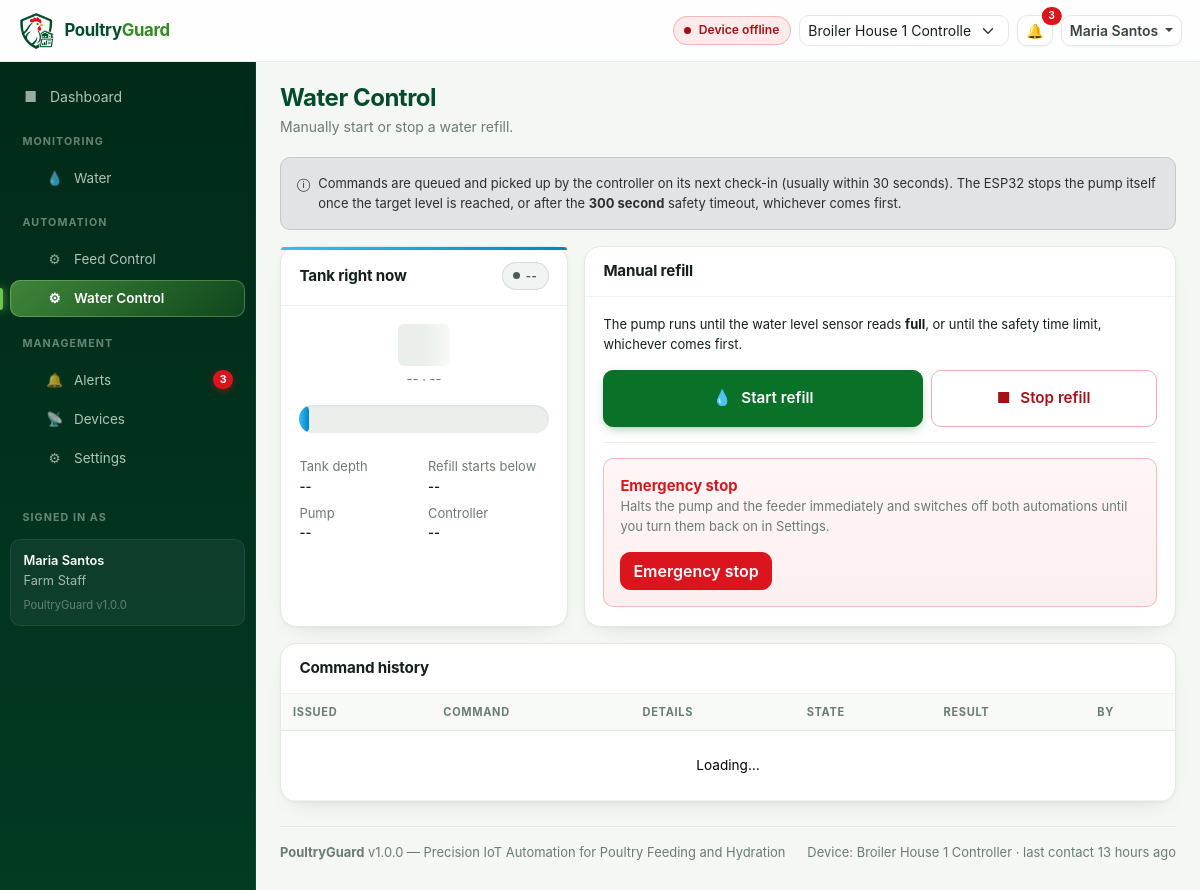
Page /automation/water.php (signed in) on the earlier database version.
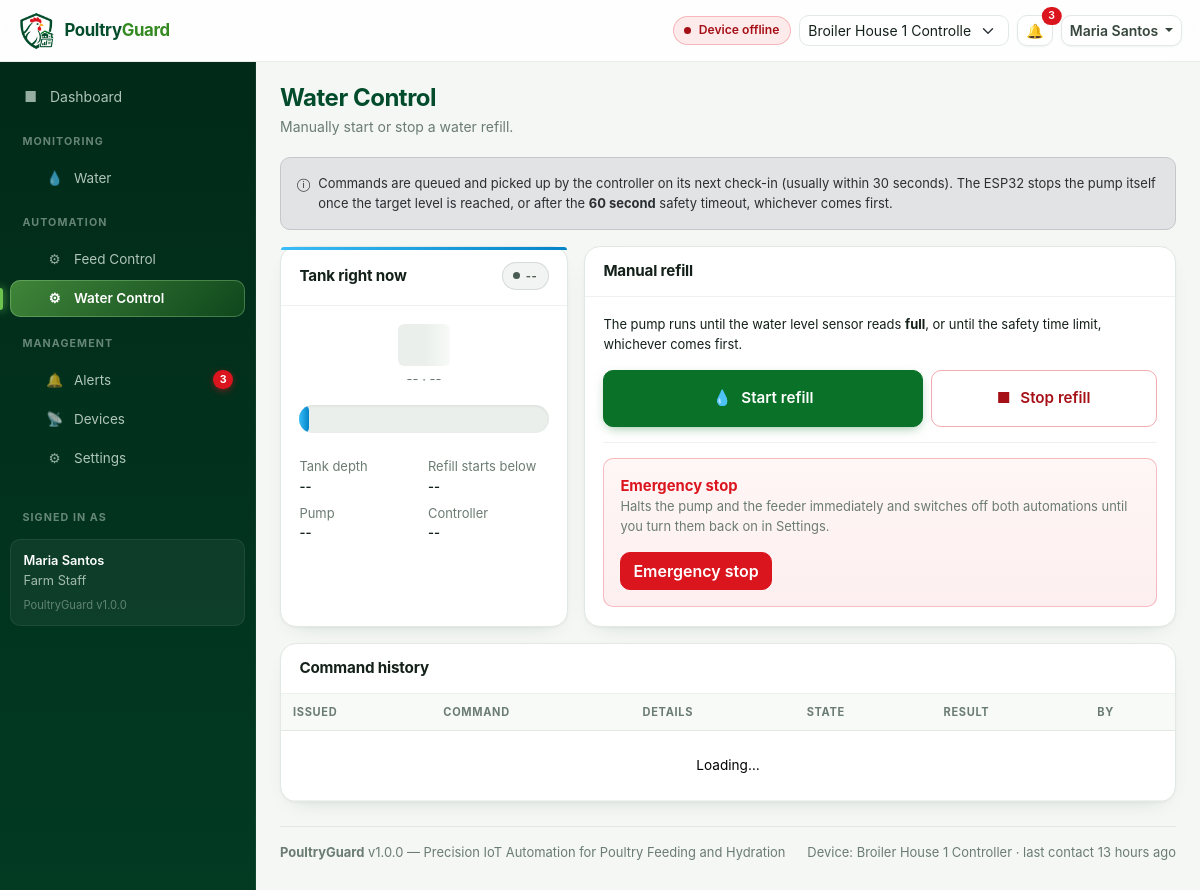
Same page on the later database version.
### tables this page shows
CREATE TABLE `system_settings` (
    `setting_id`             INT UNSIGNED  NOT NULL AUTO_INCREMENT,
    `device_id`              INT UNSIGNED  NOT NULL,
     
    `feed_max_duration`      INT UNSIGNED  NOT NULL DEFAULT 30       COMMENT 'seconds, feeder motor safety cut-off',
    `auto_feed`              TINYINT(1)    NOT NULL DEFAULT 1,
     
    `water_capacity`         DECIMAL(10,2) NOT NULL DEFAULT 100.00   COMMENT 'cm, usable tank depth',
    `water_capacity_liters`  DECIMAL(10,2) NOT NULL DEFAULT 200.00   COMMENT 'litres at 100% level',
    `sensor_offset_cm`       DECIMAL(10,2) NOT NULL DEFAULT 0.00     COMMENT 'internal: distance conversion offset',
    `water_threshold`        DECIMAL(10,2) NOT NULL DEFAULT 30.00    COMMENT 'cm, refill below this',
    `water_target`           DECIMAL(10,2) NOT NULL DEFAULT 90.00    COMMENT 'cm, refill up to this',
    `water_max_duration`     INT UNSIGNED  NOT NULL DEFAULT 300      COMMENT 'seconds, pump safety cut-off',
    `auto_water`             TINYINT(1)    NOT NULL DEFAULT 1,
     
    `water_low_percent`      DECIMAL(5,2)  NOT NULL DEFAULT 30.00,
    `water_critical_percent` DECIMAL(5,2)  NOT NULL DEFAULT 15.00,
    `offline_timeout`        INT UNSIGNED  NOT NULL DEFAULT 300      COMMENT 'seconds without contact = offline',
    `reading_interval`       INT UNSIGNED  NOT NULL DEFAULT 30       COMMENT 'seconds between ESP32 uploads',
    `notify_in_app`          TINYINT(1)    NOT NULL DEFAULT 1,
    `notify_email`           TINYINT(1)    NOT NULL DEFAULT 0,
    `updated_by`             INT UNSIGNED  DEFAULT NULL,
    `updated_at`             DATETIME      NOT NULL DEFAULT CURRENT_TIMESTAMP ON UPDATE CURRENT_TIMESTAMP,
    PRIMARY KEY (`setting_id`),
    UNIQUE KEY `uq_settings_device` (`device_id`),
    CONSTRAINT `fk_settings_device` FOREIGN KEY (`device_id`)
        REFERENCES `devices` (`device_id`) ON DELETE CASCADE ON UPDATE CASCADE,
    CONSTRAINT `fk_settings_user` FOREIGN KEY (`updated_by`)
        REFERENCES `users` (`user_id`) ON DELETE SET NULL ON UPDATE CASCADE
);

### config/database.php (called while the page is built, shortened)
<?php
final class Database
{
    private static ?PDO $pdo = null;
    public static function connection(): PDO
    {
        if (self::$pdo instanceof PDO) {
            return self::$pdo;
        }
        $dsn = sprintf(
            'mysql:host=%s;port=%s;dbname=%s;charset=utf8mb4',
            DB_HOST,
            DB_PORT,
            DB_NAME
        );
        try {
            self::$pdo = new PDO($dsn, DB_USER, DB_PASS, [
                PDO::ATTR_ERRMODE            => PDO::ERRMODE_EXCEPTION,
                PDO::ATTR_DEFAULT_FETCH_MODE => PDO::FETCH_ASSOC,
                PDO::ATTR_EMULATE_PREPARES   => false,
                PDO::ATTR_STRINGIFY_FETCHES  => false,
                PDO::MYSQL_ATTR_INIT_COMMAND => "SET SESSION sql_mode='STRICT_TRANS_TABLES,NO_ENGINE_SUBSTITUTION'",
            ]);
        } catch (PDOException $e) {
            error_log('[PoultryGuard] Database connection failed: ' . $e->getMessage());
            throw new DatabaseUnavailableException('Database connection failed.', 0, $e);
        }
        return self::$pdo;
    }
}
function db(): PDO
{
    return Database::connection();
}

### includes/functions.php (called while the page is built, shortened)
<?php
function get_devices(bool $activeOnly = false): array
{
    $sql = 'SELECT * FROM devices';
    $sql .= ' ORDER BY device_name ASC';
    return db()->query($sql)->fetchAll();
}
function get_settings(int $deviceId): array
{
    $st = db()->prepare('SELECT * FROM system_settings WHERE device_id = ?');
    $st->execute([$deviceId]);
    $row = $st->fetch();
    if ($row) {
        return $row;
    }
    $st->execute([$deviceId]);
    return $st->fetch() ?: [];
}

### automation/water.php (the view, shortened to what the changed rows need)
<?php
require __DIR__ . '/../includes/header.php';
?>
<div class="alert alert-secondary small d-flex gap-2 align-items-start">
    <span aria-hidden="true">&#9432;</span>
    <div>
        Commands are queued and picked up by the controller on its next check-in
        (usually within <?= (int)($DEVICE_SETTINGS['reading_interval'] ?? 30) ?> seconds).
        The ESP32 stops the pump itself once the target level is reached,
        or after the
        <strong><?= (int)($DEVICE_SETTINGS['water_max_duration'] ?? 300) ?>&nbsp;second</strong>
        safety timeout, whichever comes first.
    </div>
</div>
<div class="row g-3 mb-3">
    <div class="col-lg-4">
        <div class="pg-card accent-water h-100">
            <div class="pg-card-head">
                <h2>Tank right now</h2>
            </div>
        </div>
    </div>
    <div class="col-lg-8">
        <div class="pg-card h-100">
            <div class="pg-card-head"><h2>Manual refill</h2></div>
        </div>
    </div>
</div>
<div class="pg-card">
    <div class="pg-card-head">
        <h2>Command history</h2>
    </div>
    <div class="pg-table-wrap">
        <table class="table pg-table mb-0">
            <thead>
                <tr>
                    <th>Issued</th>
                    <th>Command</th>
                    <th>Details</th>
                    <th>State</th>
                    <th>Result</th>
                    <th>By</th>
                </tr>
            </thead>
        </table>
    </div>
</div>
<?php require __DIR__ . '/../includes/footer.php'; ?>

Differences in the rows shown:
changed system_settings: water_max_duration "300" → "60"
